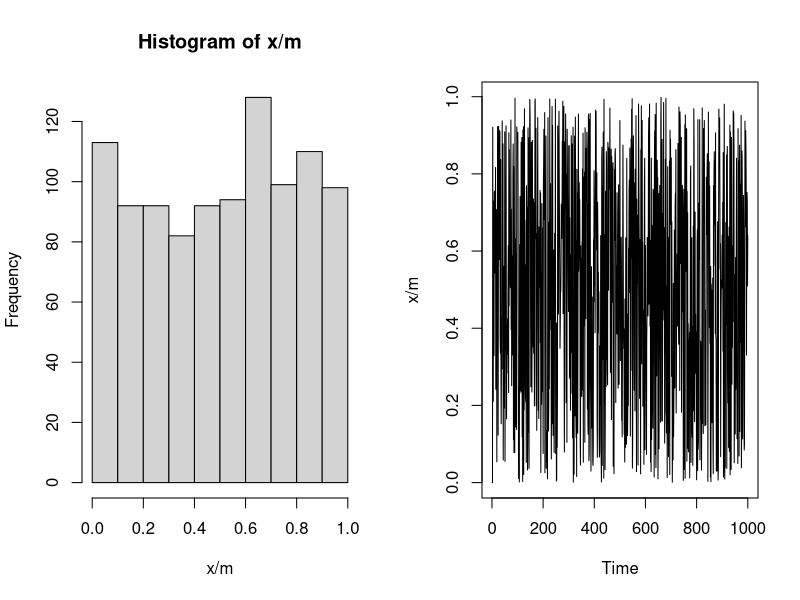
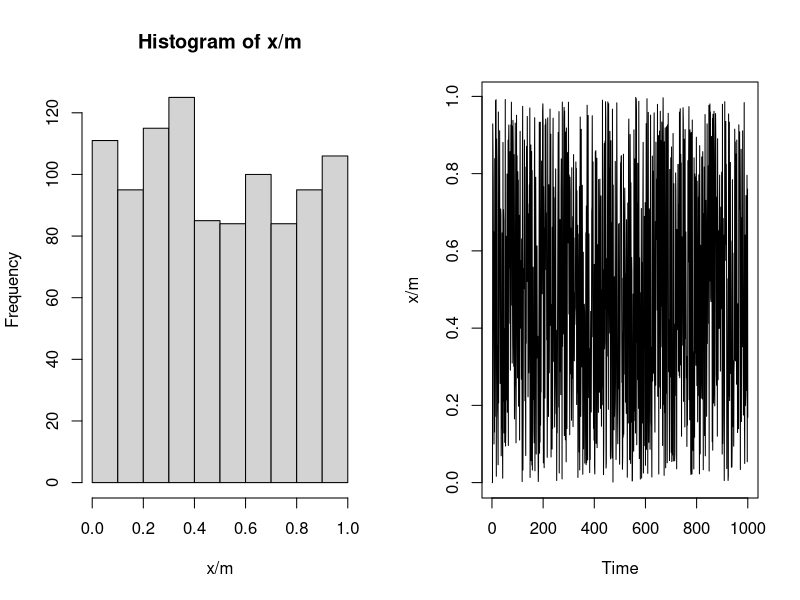
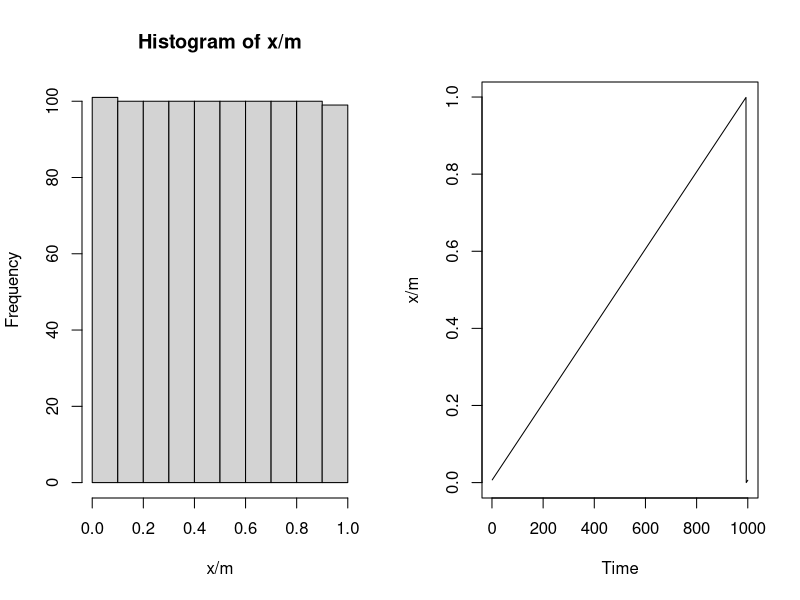

R code for these plots, in order:
## ----setup, include=FALSE------------------------------------------
knitr::opts_chunk$set(echo = TRUE)


## ----multicative, fig.height = 3.5, fig.width = 7, fig.align='center', out.width = 130----
m <- 2^(31) - 1
a <- 7^5
x <- numeric(length = 1e3)
x[1] <- 7  #x0
for(i in 2:1e3){
  x[i] <- (a * x[i-1]) %% m
}


## ----multicative_plot, fig.height = 3.5, fig.width = 7, out.width = 250, echo = FALSE----
par(mfrow = c(1,2))
hist(x/m) # looks close to uniformly distributed
plot.ts(x/m) # look like it's jumping around too


## ----mixed_congruential, fig.height = 3.5, fig.width = 7, fig.align='center'----
m <- 2^(31) - 1
a <- 7^5
c <- 2^(10) - 1
x <- numeric(length = 1e3)
x[1] <- 7

for(i in 2:1e3) {
  x[i] <- (c + a * x[i-1]) %% m
}


## ----mixed_plot, fig.height = 3.5, fig.width = 7, out.width = 250, echo = FALSE----
par(mfrow = c(1,2))
hist(x/m) # looks close to uniformly distributed
plot.ts(x/m) # look like it's jumping around too


## ----mixed_congruential_bad, fig.height = 3.5, fig.width = 7, fig.align='center', echo = FALSE----
m <- 1e3
a <- 1
c <- 1
x <- numeric(length = 1e3)
x[1] <- 7

for(i in 2:1e3) {
  x[i] <- (c + a * x[i-1]) %% m
}


## ----mixed_bad_plot, fig.height = 3.5, fig.width = 7, out.width = 250, echo = FALSE----
par(mfrow = c(1,2))
hist(x/m) # looks close to uniformly distributed
plot.ts(x/m) # look like it's jumping around too


## ----integral------------------------------------------------------
set.seed(1)
repeats <- 1e4
b <- 10
a <- 5
U <- runif(repeats, min = 0, max = 1)
X <- (b - a) * U + a #R is vectorized

5* mean(3*X^2 + 5*X)


## ----higher--------------------------------------------------------
set.seed(1)
repeats <- 1e4
U1 <- runif(repeats, min = 0, max = 1)
X <- (6 - 5) * U + 5 

U2 <- runif(repeats, min = 0, max = 1)  # have to generate different U2
Y <- (3 - 2) * U + 2

mean(3*X^2 * Y)

